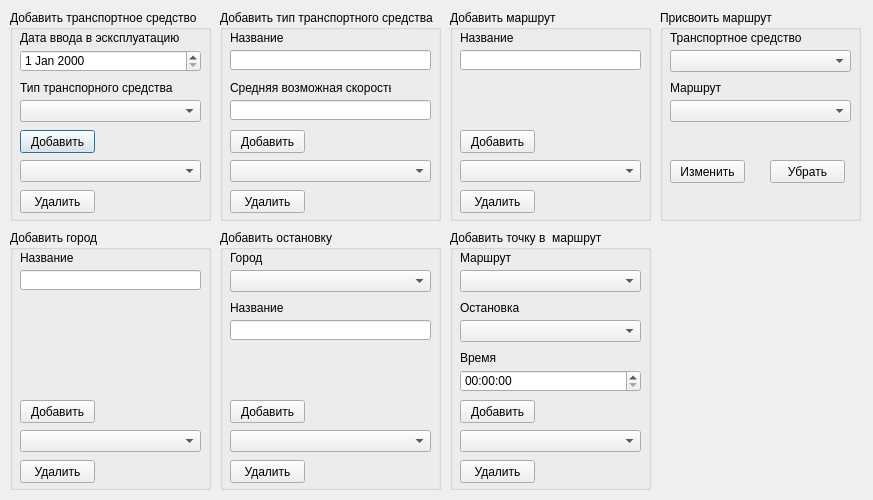
<?xml version="1.0" encoding="UTF-8"?>
<ui version="4.0">
 <class>Dialog</class>
 <widget class="QDialog" name="Dialog">
  <property name="geometry">
   <rect>
    <x>0</x>
    <y>0</y>
    <width>873</width>
    <height>500</height>
   </rect>
  </property>
  <property name="windowTitle">
   <string>Dialog</string>
  </property>
  <widget class="QGroupBox" name="groupBox">
   <property name="geometry">
    <rect>
     <x>10</x>
     <y>10</y>
     <width>201</width>
     <height>211</height>
    </rect>
   </property>
   <property name="title">
    <string>Добавить транспортное средство</string>
   </property>
   <widget class="QPushButton" name="tAdd">
    <property name="geometry">
     <rect>
      <x>10</x>
      <y>120</y>
      <width>75</width>
      <height>23</height>
     </rect>
    </property>
    <property name="text">
     <string>Добавить</string>
    </property>
   </widget>
   <widget class="QLabel" name="label_2">
    <property name="geometry">
     <rect>
      <x>10</x>
      <y>20</y>
      <width>161</width>
      <height>16</height>
     </rect>
    </property>
    <property name="text">
     <string>Дата ввода в эсксплуатацию</string>
    </property>
   </widget>
   <widget class="QLabel" name="label_3">
    <property name="geometry">
     <rect>
      <x>10</x>
      <y>70</y>
      <width>161</width>
      <height>16</height>
     </rect>
    </property>
    <property name="text">
     <string>Тип транспорного средства</string>
    </property>
   </widget>
   <widget class="QComboBox" name="tTypeBox">
    <property name="geometry">
     <rect>
      <x>10</x>
      <y>90</y>
      <width>181</width>
      <height>22</height>
     </rect>
    </property>
   </widget>
   <widget class="QComboBox" name="tDelBox">
    <property name="geometry">
     <rect>
      <x>10</x>
      <y>150</y>
      <width>181</width>
      <height>22</height>
     </rect>
    </property>
   </widget>
   <widget class="QPushButton" name="tDel">
    <property name="geometry">
     <rect>
      <x>10</x>
      <y>180</y>
      <width>75</width>
      <height>23</height>
     </rect>
    </property>
    <property name="text">
     <string>Удалить</string>
    </property>
   </widget>
   <widget class="QDateEdit" name="dateEdit">
    <property name="geometry">
     <rect>
      <x>10</x>
      <y>40</y>
      <width>181</width>
      <height>22</height>
     </rect>
    </property>
   </widget>
  </widget>
  <widget class="QGroupBox" name="groupBox_2">
   <property name="geometry">
    <rect>
     <x>220</x>
     <y>10</y>
     <width>221</width>
     <height>211</height>
    </rect>
   </property>
   <property name="title">
    <string>Добавить тип транспортного средства</string>
   </property>
   <widget class="QPushButton" name="typeAdd">
    <property name="geometry">
     <rect>
      <x>10</x>
      <y>120</y>
      <width>75</width>
      <height>23</height>
     </rect>
    </property>
    <property name="text">
     <string>Добавить</string>
    </property>
   </widget>
   <widget class="QLineEdit" name="typeName">
    <property name="geometry">
     <rect>
      <x>10</x>
      <y>40</y>
      <width>201</width>
      <height>20</height>
     </rect>
    </property>
   </widget>
   <widget class="QLabel" name="label_10">
    <property name="geometry">
     <rect>
      <x>10</x>
      <y>20</y>
      <width>161</width>
      <height>16</height>
     </rect>
    </property>
    <property name="text">
     <string>Название</string>
    </property>
   </widget>
   <widget class="QLabel" name="label_11">
    <property name="geometry">
     <rect>
      <x>10</x>
      <y>70</y>
      <width>161</width>
      <height>16</height>
     </rect>
    </property>
    <property name="text">
     <string>Средняя возможная скорость</string>
    </property>
   </widget>
   <widget class="QLineEdit" name="typeSpeed">
    <property name="geometry">
     <rect>
      <x>10</x>
      <y>90</y>
      <width>201</width>
      <height>20</height>
     </rect>
    </property>
   </widget>
   <widget class="QPushButton" name="typeDel">
    <property name="geometry">
     <rect>
      <x>10</x>
      <y>180</y>
      <width>75</width>
      <height>23</height>
     </rect>
    </property>
    <property name="text">
     <string>Удалить</string>
    </property>
   </widget>
   <widget class="QComboBox" name="typeDelBox">
    <property name="geometry">
     <rect>
      <x>10</x>
      <y>150</y>
      <width>201</width>
      <height>22</height>
     </rect>
    </property>
   </widget>
  </widget>
  <widget class="QGroupBox" name="groupBox_3">
   <property name="geometry">
    <rect>
     <x>10</x>
     <y>230</y>
     <width>201</width>
     <height>260</height>
    </rect>
   </property>
   <property name="title">
    <string>Добавить город</string>
   </property>
   <widget class="QPushButton" name="cityAdd">
    <property name="geometry">
     <rect>
      <x>10</x>
      <y>170</y>
      <width>75</width>
      <height>23</height>
     </rect>
    </property>
    <property name="text">
     <string>Добавить</string>
    </property>
   </widget>
   <widget class="QLineEdit" name="cityName">
    <property name="geometry">
     <rect>
      <x>10</x>
      <y>40</y>
      <width>181</width>
      <height>20</height>
     </rect>
    </property>
   </widget>
   <widget class="QLabel" name="label_14">
    <property name="geometry">
     <rect>
      <x>10</x>
      <y>20</y>
      <width>161</width>
      <height>16</height>
     </rect>
    </property>
    <property name="text">
     <string>Название</string>
    </property>
   </widget>
   <widget class="QPushButton" name="cityDel">
    <property name="geometry">
     <rect>
      <x>10</x>
      <y>230</y>
      <width>75</width>
      <height>23</height>
     </rect>
    </property>
    <property name="text">
     <string>Удалить</string>
    </property>
   </widget>
   <widget class="QComboBox" name="cityDelBox">
    <property name="geometry">
     <rect>
      <x>10</x>
      <y>200</y>
      <width>181</width>
      <height>22</height>
     </rect>
    </property>
   </widget>
  </widget>
  <widget class="QGroupBox" name="groupBox_4">
   <property name="geometry">
    <rect>
     <x>220</x>
     <y>230</y>
     <width>221</width>
     <height>260</height>
    </rect>
   </property>
   <property name="title">
    <string>Добавить остановку</string>
   </property>
   <widget class="QPushButton" name="statAdd">
    <property name="geometry">
     <rect>
      <x>10</x>
      <y>170</y>
      <width>75</width>
      <height>23</height>
     </rect>
    </property>
    <property name="text">
     <string>Добавить</string>
    </property>
   </widget>
   <widget class="QLabel" name="label_15">
    <property name="geometry">
     <rect>
      <x>10</x>
      <y>20</y>
      <width>161</width>
      <height>16</height>
     </rect>
    </property>
    <property name="text">
     <string>Город</string>
    </property>
   </widget>
   <widget class="QLabel" name="label_16">
    <property name="geometry">
     <rect>
      <x>10</x>
      <y>70</y>
      <width>161</width>
      <height>16</height>
     </rect>
    </property>
    <property name="text">
     <string>Название</string>
    </property>
   </widget>
   <widget class="QLineEdit" name="statName">
    <property name="geometry">
     <rect>
      <x>10</x>
      <y>90</y>
      <width>201</width>
      <height>20</height>
     </rect>
    </property>
   </widget>
   <widget class="QComboBox" name="statCity">
    <property name="geometry">
     <rect>
      <x>10</x>
      <y>40</y>
      <width>201</width>
      <height>22</height>
     </rect>
    </property>
   </widget>
   <widget class="QPushButton" name="statDel">
    <property name="geometry">
     <rect>
      <x>10</x>
      <y>230</y>
      <width>75</width>
      <height>23</height>
     </rect>
    </property>
    <property name="text">
     <string>Удалить</string>
    </property>
   </widget>
   <widget class="QComboBox" name="statDelBox">
    <property name="geometry">
     <rect>
      <x>10</x>
      <y>200</y>
      <width>201</width>
      <height>22</height>
     </rect>
    </property>
   </widget>
  </widget>
  <widget class="QGroupBox" name="groupBox_5">
   <property name="geometry">
    <rect>
     <x>450</x>
     <y>10</y>
     <width>201</width>
     <height>211</height>
    </rect>
   </property>
   <property name="title">
    <string>Добавить маршрут</string>
   </property>
   <widget class="QPushButton" name="routeAdd">
    <property name="geometry">
     <rect>
      <x>10</x>
      <y>120</y>
      <width>75</width>
      <height>23</height>
     </rect>
    </property>
    <property name="text">
     <string>Добавить</string>
    </property>
   </widget>
   <widget class="QLineEdit" name="routeName">
    <property name="geometry">
     <rect>
      <x>10</x>
      <y>40</y>
      <width>181</width>
      <height>20</height>
     </rect>
    </property>
   </widget>
   <widget class="QLabel" name="label_20">
    <property name="geometry">
     <rect>
      <x>10</x>
      <y>20</y>
      <width>161</width>
      <height>16</height>
     </rect>
    </property>
    <property name="text">
     <string>Название</string>
    </property>
   </widget>
   <widget class="QPushButton" name="routeDel">
    <property name="geometry">
     <rect>
      <x>10</x>
      <y>180</y>
      <width>75</width>
      <height>23</height>
     </rect>
    </property>
    <property name="text">
     <string>Удалить</string>
    </property>
   </widget>
   <widget class="QComboBox" name="routeDelBox">
    <property name="geometry">
     <rect>
      <x>10</x>
      <y>150</y>
      <width>181</width>
      <height>22</height>
     </rect>
    </property>
   </widget>
  </widget>
  <widget class="QGroupBox" name="groupBox_6">
   <property name="geometry">
    <rect>
     <x>450</x>
     <y>230</y>
     <width>201</width>
     <height>260</height>
    </rect>
   </property>
   <property name="title">
    <string>Добавить точку в  маршрут</string>
   </property>
   <widget class="QPushButton" name="pointAdd">
    <property name="geometry">
     <rect>
      <x>10</x>
      <y>170</y>
      <width>75</width>
      <height>23</height>
     </rect>
    </property>
    <property name="text">
     <string>Добавить</string>
    </property>
   </widget>
   <widget class="QLabel" name="label_24">
    <property name="geometry">
     <rect>
      <x>10</x>
      <y>70</y>
      <width>161</width>
      <height>16</height>
     </rect>
    </property>
    <property name="text">
     <string>Остановка</string>
    </property>
   </widget>
   <widget class="QLabel" name="label_25">
    <property name="geometry">
     <rect>
      <x>10</x>
      <y>120</y>
      <width>161</width>
      <height>16</height>
     </rect>
    </property>
    <property name="text">
     <string>Время</string>
    </property>
   </widget>
   <widget class="QTimeEdit" name="timeEdit">
    <property name="geometry">
     <rect>
      <x>10</x>
      <y>140</y>
      <width>181</width>
      <height>22</height>
     </rect>
    </property>
   </widget>
   <widget class="QComboBox" name="statBox">
    <property name="geometry">
     <rect>
      <x>10</x>
      <y>90</y>
      <width>181</width>
      <height>22</height>
     </rect>
    </property>
   </widget>
   <widget class="QComboBox" name="routeBox">
    <property name="geometry">
     <rect>
      <x>10</x>
      <y>40</y>
      <width>181</width>
      <height>22</height>
     </rect>
    </property>
   </widget>
   <widget class="QLabel" name="label_26">
    <property name="geometry">
     <rect>
      <x>10</x>
      <y>20</y>
      <width>161</width>
      <height>16</height>
     </rect>
    </property>
    <property name="text">
     <string>Маршрут</string>
    </property>
   </widget>
   <widget class="QPushButton" name="pointDel">
    <property name="geometry">
     <rect>
      <x>10</x>
      <y>230</y>
      <width>75</width>
      <height>23</height>
     </rect>
    </property>
    <property name="text">
     <string>Удалить</string>
    </property>
   </widget>
   <widget class="QComboBox" name="pointDelBox">
    <property name="geometry">
     <rect>
      <x>10</x>
      <y>200</y>
      <width>181</width>
      <height>22</height>
     </rect>
    </property>
   </widget>
  </widget>
  <widget class="QGroupBox" name="groupBox_7">
   <property name="geometry">
    <rect>
     <x>660</x>
     <y>10</y>
     <width>201</width>
     <height>211</height>
    </rect>
   </property>
   <property name="title">
    <string>Присвоить маршрут</string>
   </property>
   <widget class="QPushButton" name="tRouteChange">
    <property name="geometry">
     <rect>
      <x>10</x>
      <y>150</y>
      <width>75</width>
      <height>23</height>
     </rect>
    </property>
    <property name="text">
     <string>Изменить</string>
    </property>
   </widget>
   <widget class="QPushButton" name="tRouteDel">
    <property name="geometry">
     <rect>
      <x>110</x>
      <y>150</y>
      <width>75</width>
      <height>23</height>
     </rect>
    </property>
    <property name="text">
     <string>Убрать</string>
    </property>
   </widget>
   <widget class="QLabel" name="label_5">
    <property name="geometry">
     <rect>
      <x>10</x>
      <y>70</y>
      <width>161</width>
      <height>16</height>
     </rect>
    </property>
    <property name="text">
     <string>Маршрут</string>
    </property>
   </widget>
   <widget class="QComboBox" name="tRouteBox">
    <property name="geometry">
     <rect>
      <x>10</x>
      <y>90</y>
      <width>181</width>
      <height>22</height>
     </rect>
    </property>
   </widget>
   <widget class="QComboBox" name="tBox">
    <property name="geometry">
     <rect>
      <x>10</x>
      <y>40</y>
      <width>181</width>
      <height>22</height>
     </rect>
    </property>
   </widget>
   <widget class="QLabel" name="label_6">
    <property name="geometry">
     <rect>
      <x>10</x>
      <y>20</y>
      <width>161</width>
      <height>16</height>
     </rect>
    </property>
    <property name="text">
     <string>Транспортное средство</string>
    </property>
   </widget>
  </widget>
 </widget>
 <resources/>
 <connections/>
</ui>
